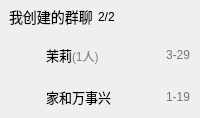
                 <widget class="QWidget" name="widget_49" native="true">
                  <property name="sizePolicy">
                   <sizepolicy hsizetype="Preferred" vsizetype="Fixed">
                    <horstretch>0</horstretch>
                    <verstretch>0</verstretch>
                   </sizepolicy>
                  </property>
                  <layout class="QVBoxLayout" name="verticalLayout_77">
                   <property name="spacing">
                    <number>0</number>
                   </property>
                   <property name="leftMargin">
                    <number>0</number>
                   </property>
                   <property name="topMargin">
                    <number>0</number>
                   </property>
                   <property name="rightMargin">
                    <number>0</number>
                   </property>
                   <property name="bottomMargin">
                    <number>0</number>
                   </property>
                   <item>
                    <widget class="QWidget" name="createdGroupChatPushButtonWidget" native="true">
                     <property name="minimumSize">
                      <size>
                       <width>0</width>
                       <height>34</height>
                      </size>
                     </property>
                     <property name="styleSheet">
                      <string notr="true">QWidget{
	max-height:34px;
	min-height:34px;
}
QWidget:hover{
	background-color: rgb(242, 242, 242);
}</string>
                     </property>
                     <layout class="QHBoxLayout" name="horizontalLayout_77">
                      <property name="spacing">
                       <number>5</number>
                      </property>
                      <property name="leftMargin">
                       <number>0</number>
                      </property>
                      <property name="topMargin">
                       <number>0</number>
                      </property>
                      <property name="rightMargin">
                       <number>0</number>
                      </property>
                      <property name="bottomMargin">
                       <number>0</number>
                      </property>
                      <item>
                       <widget class="QPushButton" name="createdGroupChatPushButton">
                        <property name="sizePolicy">
                         <sizepolicy hsizetype="Fixed" vsizetype="Preferred">
                          <horstretch>0</horstretch>
                          <verstretch>0</verstretch>
                         </sizepolicy>
                        </property>
                        <property name="styleSheet">
                         <string notr="true">QPushButton{
	text-align:left;
	font-size:14px;
	border:none;
	padding-left:9px;
}</string>
                        </property>
                        <property name="text">
                         <string>我创建的群聊</string>
                        </property>
                        <property name="icon">
                         <iconset resource="resource/resources.qrc">
                          <normaloff>:/icon/icon/箭头右.svg</normaloff>:/icon/icon/箭头右.svg</iconset>
                        </property>
                        <property name="checkable">
                         <bool>true</bool>
                        </property>
                        <property name="checked">
                         <bool>false</bool>
                        </property>
                       </widget>
                      </item>
                      <item>
                       <widget class="QLabel" name="label_153">
                        <property name="text">
                         <string>2/2</string>
                        </property>
                       </widget>
                      </item>
                     </layout>
                    </widget>
                   </item>
                   <item>
                    <widget class="QWidget" name="createdGroupChatWidget" native="true">
                     <layout class="QVBoxLayout" name="createdGroupChatVerticalLayout">
                      <property name="spacing">
                       <number>0</number>
                      </property>
                      <property name="leftMargin">
                       <number>0</number>
                      </property>
                      <property name="topMargin">
                       <number>0</number>
                      </property>
                      <property name="rightMargin">
                       <number>0</number>
                      </property>
                      <property name="bottomMargin">
                       <number>0</number>
                      </property>
                      <item>
                       <widget class="QWidget" name="widget_51" native="true">
                        <property name="styleSheet">
                         <string notr="true">QWidget#widget_51{
	max-height:42px;
	min-height:42px;
}
QWidget#widget_51:hover{
	background-color: rgb(242, 242, 242);
}</string>
                        </property>
                        <layout class="QHBoxLayout" name="horizontalLayout_44" stretch="0,1,0">
                         <property name="spacing">
                          <number>4</number>
                         </property>
                         <property name="leftMargin">
                          <number>14</number>
                         </property>
                         <property name="topMargin">
                          <number>0</number>
                         </property>
                         <property name="rightMargin">
                          <number>10</number>
                         </property>
                         <property name="bottomMargin">
                          <number>0</number>
                         </property>
                         <item>
                          <widget class="QPushButton" name="pushButton_85">
                           <property name="styleSheet">
                            <string notr="true">QPushButton{
	min-height:28px;
	min-width:28px;
	max-height:28px;
	max-width:28px;
	border-radius:14px;
}</string>
                           </property>
                           <property name="text">
                            <string/>
                           </property>
                           <property name="icon">
                            <iconset resource="resource/resources.qrc">
                             <normaloff>:/image/image/讨厌自己.png</normaloff>:/image/image/讨厌自己.png</iconset>
                           </property>
                           <property name="iconSize">
                            <size>
                             <width>28</width>
                             <height>28</height>
                            </size>
                           </property>
                          </widget>
                         </item>
                         <item>
                          <widget class="QLabel" name="label_111">
                           <property name="sizePolicy">
                            <sizepolicy hsizetype="Preferred" vsizetype="Preferred">
                             <horstretch>0</horstretch>
                             <verstretch>0</verstretch>
                            </sizepolicy>
                           </property>
                           <property name="styleSheet">
                            <string notr="true">QLabel{
	font-size:13px;
}</string>
                           </property>
                           <property name="text">
                            <string>&lt;html&gt;&lt;head/&gt;&lt;body&gt;&lt;p&gt;&lt;span style=&quot; font-size:10pt;&quot;&gt;茉莉&lt;/span&gt;&lt;span style=&quot; font-size:9pt; color:#828083;&quot;&gt;(1人)&lt;/span&gt;&lt;/p&gt;&lt;/body&gt;&lt;/html&gt;</string>
                           </property>
                          </widget>
                         </item>
                         <item>
                          <widget class="QLabel" name="label_4">
                           <property name="styleSheet">
                            <string notr="true">QLabel{
	color: rgb(117, 117, 117);
}</string>
                           </property>
                           <property name="text">
                            <string>3-29</string>
                           </property>
                          </widget>
                         </item>
                        </layout>
                       </widget>
                      </item>
                      <item>
                       <widget class="QWidget" name="widget_56" native="true">
                        <property name="styleSheet">
                         <string notr="true">QWidget#widget_56{
	max-height:42px;
	min-height:42px;
}
QWidget#widget_56:hover{
	background-color: rgb(242, 242, 242);
}</string>
                        </property>
                        <layout class="QHBoxLayout" name="horizontalLayout_51" stretch="0,1,0">
                         <property name="spacing">
                          <number>4</number>
                         </property>
                         <property name="leftMargin">
                          <number>14</number>
                         </property>
                         <property name="topMargin">
                          <number>0</number>
                         </property>
                         <property name="rightMargin">
                          <number>10</number>
                         </property>
                         <property name="bottomMargin">
                          <number>0</number>
                         </property>
                         <item>
                          <widget class="QPushButton" name="pushButton_92">
                           <property name="styleSheet">
                            <string notr="true">QPushButton{
	min-height:28px;
	min-width:28px;
	max-height:28px;
	max-width:28px;
	border-radius:14px;
}</string>
                           </property>
                           <property name="text">
                            <string/>
                           </property>
                           <property name="icon">
                            <iconset resource="resource/resources.qrc">
                             <normaloff>:/image/image/1683549095929.png</normaloff>:/image/image/1683549095929.png</iconset>
                           </property>
                           <property name="iconSize">
                            <size>
                             <width>28</width>
                             <height>28</height>
                            </size>
                           </property>
                          </widget>
                         </item>
                         <item>
                          <widget class="QLabel" name="label_119">
                           <property name="sizePolicy">
                            <sizepolicy hsizetype="Preferred" vsizetype="Preferred">
                             <horstretch>0</horstretch>
                             <verstretch>0</verstretch>
                            </sizepolicy>
                           </property>
                           <property name="styleSheet">
                            <string notr="true">QLabel{
	font-size:13px;
}</string>
                           </property>
                           <property name="text">
                            <string>家和万事兴</string>
                           </property>
                          </widget>
                         </item>
                         <item>
                          <widget class="QLabel" name="label_19">
                           <property name="styleSheet">
                            <string notr="true">QLabel{
	color: rgb(117, 117, 117);
}</string>
                           </property>
                           <property name="text">
                            <string>1-19</string>
                           </property>
                          </widget>
                         </item>
                        </layout>
                       </widget>
                      </item>
                     </layout>
                    </widget>
                   </item>
                  </layout>
                 </widget>
